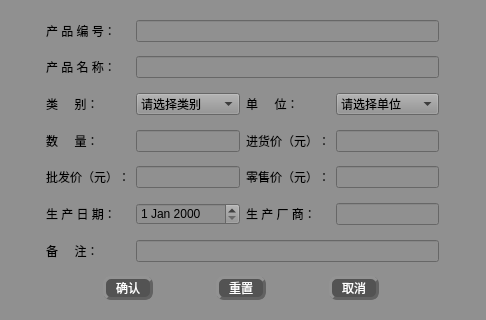
<?xml version="1.0" encoding="UTF-8"?>
<ui version="4.0">
 <class>add_product</class>
 <widget class="QWidget" name="add_product">
  <property name="geometry">
   <rect>
    <x>0</x>
    <y>0</y>
    <width>486</width>
    <height>320</height>
   </rect>
  </property>
  <property name="windowTitle">
   <string>Form</string>
  </property>
  <property name="windowIcon">
   <iconset>
    <activeon>:/qt 图标/新增.jpg</activeon>
   </iconset>
  </property>
  <property name="styleSheet">
   <string notr="true">font: 75 12pt &quot;楷体&quot;;
background-color: rgb(144, 144, 144);
color:rgb(0, 0, 0)</string>
  </property>
  <layout class="QGridLayout" name="gridLayout">
   <item row="15" column="1">
    <spacer name="verticalSpacer_2">
     <property name="orientation">
      <enum>Qt::Vertical</enum>
     </property>
     <property name="sizeHint" stdset="0">
      <size>
       <width>20</width>
       <height>40</height>
      </size>
     </property>
    </spacer>
   </item>
   <item row="17" column="1">
    <spacer name="verticalSpacer">
     <property name="orientation">
      <enum>Qt::Vertical</enum>
     </property>
     <property name="sizeHint" stdset="0">
      <size>
       <width>20</width>
       <height>40</height>
      </size>
     </property>
    </spacer>
   </item>
   <item row="8" column="2">
    <spacer name="verticalSpacer_5">
     <property name="orientation">
      <enum>Qt::Vertical</enum>
     </property>
     <property name="sizeHint" stdset="0">
      <size>
       <width>20</width>
       <height>40</height>
      </size>
     </property>
    </spacer>
   </item>
   <item row="6" column="2">
    <spacer name="verticalSpacer_6">
     <property name="orientation">
      <enum>Qt::Vertical</enum>
     </property>
     <property name="sizeHint" stdset="0">
      <size>
       <width>20</width>
       <height>40</height>
      </size>
     </property>
    </spacer>
   </item>
   <item row="0" column="2">
    <spacer name="verticalSpacer_8">
     <property name="orientation">
      <enum>Qt::Vertical</enum>
     </property>
     <property name="sizeHint" stdset="0">
      <size>
       <width>20</width>
       <height>40</height>
      </size>
     </property>
    </spacer>
   </item>
   <item row="3" column="1">
    <widget class="QLabel" name="label_2">
     <property name="text">
      <string>产 品 名 称：</string>
     </property>
    </widget>
   </item>
   <item row="12" column="2">
    <spacer name="verticalSpacer_3">
     <property name="orientation">
      <enum>Qt::Vertical</enum>
     </property>
     <property name="sizeHint" stdset="0">
      <size>
       <width>20</width>
       <height>40</height>
      </size>
     </property>
    </spacer>
   </item>
   <item row="4" column="2">
    <spacer name="verticalSpacer_7">
     <property name="orientation">
      <enum>Qt::Vertical</enum>
     </property>
     <property name="sizeHint" stdset="0">
      <size>
       <width>20</width>
       <height>40</height>
      </size>
     </property>
    </spacer>
   </item>
   <item row="5" column="1">
    <widget class="QLabel" name="label_3">
     <property name="text">
      <string>类     别：</string>
     </property>
    </widget>
   </item>
   <item row="5" column="2">
    <widget class="QComboBox" name="comboBox">
     <item>
      <property name="text">
       <string>请选择类别</string>
      </property>
     </item>
     <item>
      <property name="text">
       <string>五金</string>
      </property>
     </item>
     <item>
      <property name="text">
       <string>服装</string>
      </property>
     </item>
     <item>
      <property name="text">
       <string>电子产品</string>
      </property>
     </item>
    </widget>
   </item>
   <item row="11" column="3">
    <widget class="QLabel" name="label_10">
     <property name="text">
      <string>生 产 厂 商：</string>
     </property>
    </widget>
   </item>
   <item row="13" column="2" colspan="3">
    <widget class="QLineEdit" name="lineEdit_9"/>
   </item>
   <item row="2" column="2">
    <spacer name="verticalSpacer_9">
     <property name="orientation">
      <enum>Qt::Vertical</enum>
     </property>
     <property name="sizeHint" stdset="0">
      <size>
       <width>20</width>
       <height>40</height>
      </size>
     </property>
    </spacer>
   </item>
   <item row="9" column="1">
    <widget class="QLabel" name="label_7">
     <property name="text">
      <string>批发价（元）：</string>
     </property>
    </widget>
   </item>
   <item row="1" column="2" colspan="3">
    <widget class="QLineEdit" name="lineEdit"/>
   </item>
   <item row="11" column="4">
    <widget class="QLineEdit" name="lineEdit_8"/>
   </item>
   <item row="13" column="1">
    <widget class="QLabel" name="label_11">
     <property name="text">
      <string>备     注：</string>
     </property>
    </widget>
   </item>
   <item row="11" column="1">
    <widget class="QLabel" name="label_9">
     <property name="text">
      <string>生 产 日 期：</string>
     </property>
    </widget>
   </item>
   <item row="3" column="2" colspan="3">
    <widget class="QLineEdit" name="lineEdit_2"/>
   </item>
   <item row="10" column="2">
    <spacer name="verticalSpacer_4">
     <property name="orientation">
      <enum>Qt::Vertical</enum>
     </property>
     <property name="sizeHint" stdset="0">
      <size>
       <width>20</width>
       <height>40</height>
      </size>
     </property>
    </spacer>
   </item>
   <item row="9" column="3">
    <widget class="QLabel" name="label_8">
     <property name="text">
      <string>零售价（元）：</string>
     </property>
    </widget>
   </item>
   <item row="9" column="4">
    <widget class="QLineEdit" name="lineEdit_6"/>
   </item>
   <item row="16" column="1" colspan="4">
    <layout class="QHBoxLayout" name="horizontalLayout">
     <item>
      <widget class="QPushButton" name="pushButton_2">
       <property name="maximumSize">
        <size>
         <width>50</width>
         <height>25</height>
        </size>
       </property>
       <property name="styleSheet">
        <string notr="true">QPushButton{
font: 75 11pt &quot;微软雅黑&quot;;
color:rgb(255, 255, 255);
background-color: rgb(83, 83, 83);
border-radius: 8px;
border: 3px groove rgb(98, 98, 98);
border-style: outset;
}
QPushButton:pressed{
border-style: inset;
}
QPushButton:hover{
background-color:rgb(0, 0, 0);
}

</string>
       </property>
       <property name="text">
        <string>确认</string>
       </property>
      </widget>
     </item>
     <item>
      <widget class="QPushButton" name="pushButton_3">
       <property name="maximumSize">
        <size>
         <width>50</width>
         <height>25</height>
        </size>
       </property>
       <property name="styleSheet">
        <string notr="true">QPushButton{
font: 75 11pt &quot;微软雅黑&quot;;
color:rgb(255, 255, 255);
background-color: rgb(83, 83, 83);
border-radius: 8px;
border: 3px groove rgb(98, 98, 98);
border-style: outset;
}
QPushButton:pressed{
border-style: inset;
}
QPushButton:hover{
background-color:rgb(0, 0, 0);
}

</string>
       </property>
       <property name="text">
        <string>重置</string>
       </property>
      </widget>
     </item>
     <item>
      <widget class="QPushButton" name="pushButton">
       <property name="maximumSize">
        <size>
         <width>50</width>
         <height>25</height>
        </size>
       </property>
       <property name="styleSheet">
        <string notr="true">QPushButton{
font: 75 11pt &quot;微软雅黑&quot;;
color:rgb(255, 255, 255);
background-color: rgb(83, 83, 83);
border-radius: 8px;
border: 3px groove rgb(98, 98, 98);
border-style: outset;
}
QPushButton:pressed{
border-style: inset;
}
QPushButton:hover{
background-color:rgb(0, 0, 0);
}

</string>
       </property>
       <property name="text">
        <string>取消</string>
       </property>
      </widget>
     </item>
    </layout>
   </item>
   <item row="7" column="0">
    <spacer name="horizontalSpacer">
     <property name="orientation">
      <enum>Qt::Horizontal</enum>
     </property>
     <property name="sizeHint" stdset="0">
      <size>
       <width>40</width>
       <height>20</height>
      </size>
     </property>
    </spacer>
   </item>
   <item row="1" column="1">
    <widget class="QLabel" name="label">
     <property name="text">
      <string>产 品 编 号：</string>
     </property>
    </widget>
   </item>
   <item row="5" column="3">
    <widget class="QLabel" name="label_4">
     <property name="text">
      <string>单     位：</string>
     </property>
    </widget>
   </item>
   <item row="7" column="1">
    <widget class="QLabel" name="label_5">
     <property name="text">
      <string>数     量：</string>
     </property>
    </widget>
   </item>
   <item row="7" column="2">
    <widget class="QLineEdit" name="lineEdit_3"/>
   </item>
   <item row="5" column="4">
    <widget class="QComboBox" name="comboBox_2">
     <item>
      <property name="text">
       <string>请选择单位</string>
      </property>
     </item>
     <item>
      <property name="text">
       <string>箱</string>
      </property>
     </item>
     <item>
      <property name="text">
       <string>吨</string>
      </property>
     </item>
     <item>
      <property name="text">
       <string>台</string>
      </property>
     </item>
     <item>
      <property name="text">
       <string>件</string>
      </property>
     </item>
     <item>
      <property name="text">
       <string>袋</string>
      </property>
     </item>
     <item>
      <property name="text">
       <string>支</string>
      </property>
     </item>
     <item>
      <property name="text">
       <string/>
      </property>
     </item>
    </widget>
   </item>
   <item row="7" column="3">
    <widget class="QLabel" name="label_6">
     <property name="text">
      <string>进货价（元）：</string>
     </property>
    </widget>
   </item>
   <item row="9" column="2">
    <widget class="QLineEdit" name="lineEdit_5"/>
   </item>
   <item row="7" column="4">
    <widget class="QLineEdit" name="lineEdit_4"/>
   </item>
   <item row="7" column="5">
    <spacer name="horizontalSpacer_2">
     <property name="orientation">
      <enum>Qt::Horizontal</enum>
     </property>
     <property name="sizeHint" stdset="0">
      <size>
       <width>40</width>
       <height>20</height>
      </size>
     </property>
    </spacer>
   </item>
   <item row="11" column="2">
    <widget class="QDateEdit" name="dateEdit"/>
   </item>
  </layout>
 </widget>
 <resources/>
 <connections/>
</ui>
